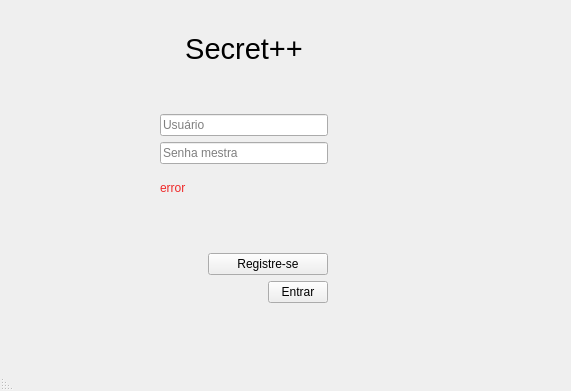
<?xml version="1.0" encoding="UTF-8"?>
<ui version="4.0">
 <class>Secretpp</class>
 <widget class="QMainWindow" name="Secretpp">
  <property name="geometry">
   <rect>
    <x>0</x>
    <y>0</y>
    <width>571</width>
    <height>391</height>
   </rect>
  </property>
  <property name="windowTitle">
   <string>Secretpp</string>
  </property>
  <property name="layoutDirection">
   <enum>Qt::RightToLeft</enum>
  </property>
  <widget class="QWidget" name="centralwidget">
   <property name="layoutDirection">
    <enum>Qt::RightToLeft</enum>
   </property>
   <widget class="QWidget" name="verticalLayoutWidget">
    <property name="geometry">
     <rect>
      <x>160</x>
      <y>30</y>
      <width>168</width>
      <height>273</height>
     </rect>
    </property>
    <layout class="QVBoxLayout" name="verticalLayout">
     <property name="sizeConstraint">
      <enum>QLayout::SetDefaultConstraint</enum>
     </property>
     <property name="leftMargin">
      <number>0</number>
     </property>
     <item>
      <widget class="QLabel" name="title">
       <property name="font">
        <font>
         <pointsize>22</pointsize>
        </font>
       </property>
       <property name="frameShape">
        <enum>QFrame::NoFrame</enum>
       </property>
       <property name="text">
        <string>Secret++</string>
       </property>
       <property name="textFormat">
        <enum>Qt::RichText</enum>
       </property>
       <property name="alignment">
        <set>Qt::AlignCenter</set>
       </property>
       <property name="textInteractionFlags">
        <set>Qt::TextBrowserInteraction</set>
       </property>
      </widget>
     </item>
     <item>
      <spacer name="verticalSpacer_2">
       <property name="orientation">
        <enum>Qt::Vertical</enum>
       </property>
       <property name="sizeType">
        <enum>QSizePolicy::Minimum</enum>
       </property>
       <property name="sizeHint" stdset="0">
        <size>
         <width>20</width>
         <height>40</height>
        </size>
       </property>
      </spacer>
     </item>
     <item>
      <widget class="QLineEdit" name="usernameInput">
       <property name="text">
        <string/>
       </property>
       <property name="placeholderText">
        <string>Usuário</string>
       </property>
      </widget>
     </item>
     <item>
      <widget class="QLineEdit" name="passwordInput">
       <property name="text">
        <string/>
       </property>
       <property name="placeholderText">
        <string>Senha mestra</string>
       </property>
      </widget>
     </item>
     <item>
      <widget class="QLabel" name="status">
       <property name="font">
        <font>
         <family>Ubuntu</family>
         <pointsize>9</pointsize>
        </font>
       </property>
       <property name="styleSheet">
        <string notr="true">color: rgb(239, 41, 41)</string>
       </property>
       <property name="text">
        <string>error</string>
       </property>
       <property name="margin">
        <number>0</number>
       </property>
       <property name="textInteractionFlags">
        <set>Qt::TextBrowserInteraction</set>
       </property>
      </widget>
     </item>
     <item>
      <spacer name="verticalSpacer">
       <property name="orientation">
        <enum>Qt::Vertical</enum>
       </property>
       <property name="sizeType">
        <enum>QSizePolicy::Minimum</enum>
       </property>
       <property name="sizeHint" stdset="0">
        <size>
         <width>20</width>
         <height>40</height>
        </size>
       </property>
      </spacer>
     </item>
     <item>
      <widget class="QPushButton" name="signUpButton">
       <property name="maximumSize">
        <size>
         <width>120</width>
         <height>16777215</height>
        </size>
       </property>
       <property name="text">
        <string>Registre-se</string>
       </property>
       <property name="checkable">
        <bool>false</bool>
       </property>
      </widget>
     </item>
     <item>
      <widget class="QPushButton" name="loginButton">
       <property name="maximumSize">
        <size>
         <width>60</width>
         <height>16777215</height>
        </size>
       </property>
       <property name="layoutDirection">
        <enum>Qt::RightToLeft</enum>
       </property>
       <property name="text">
        <string>Entrar</string>
       </property>
       <property name="checkable">
        <bool>false</bool>
       </property>
      </widget>
     </item>
    </layout>
   </widget>
  </widget>
  <widget class="QMenuBar" name="menubar">
   <property name="geometry">
    <rect>
     <x>0</x>
     <y>0</y>
     <width>571</width>
     <height>22</height>
    </rect>
   </property>
  </widget>
  <widget class="QStatusBar" name="statusbar"/>
 </widget>
 <resources/>
 <connections/>
</ui>
